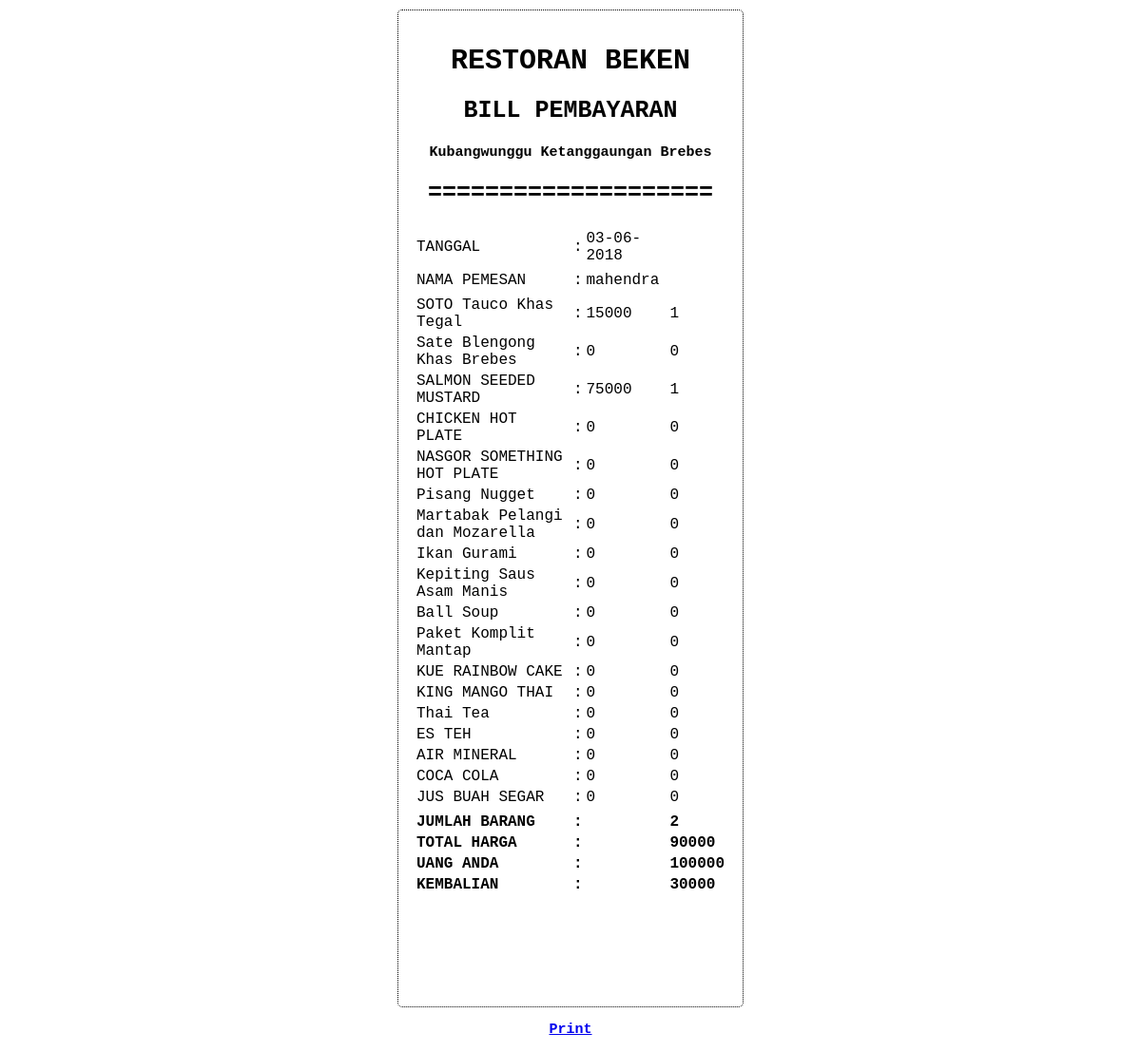
/struck.php?user=7, run on the app's committed database.
### tables this page shows
CREATE TABLE `pes` (
  `Id_Pesanan` int(11) NOT NULL,
  `Nama_Customer` varchar(100) NOT NULL,
  `Alamat` varchar(100) NOT NULL,
  `Tanggal` date NOT NULL,
  `order1` int(11) NOT NULL,
  `order2` int(11) NOT NULL,
  `order3` int(11) NOT NULL,
  `order4` int(11) NOT NULL,
  `order5` int(11) NOT NULL,
  `order6` int(11) NOT NULL,
  `order7` int(11) NOT NULL,
  `order8` int(11) NOT NULL,
  `order9` int(11) NOT NULL,
  `order10` int(11) NOT NULL,
  `order11` int(11) NOT NULL,
  `order12` int(11) NOT NULL,
  `order13` int(11) NOT NULL,
  `order14` int(11) NOT NULL,
  `order15` int(11) NOT NULL,
  `order16` int(11) NOT NULL,
  `order17` int(11) NOT NULL,
  `order18` int(11) NOT NULL,
  `Jumlah_Total` int(11) NOT NULL,
  `Jumlah_Barang` int(11) NOT NULL,
  `Diskon` int(11) NOT NULL,
  `Jumlah_Bayar` int(11) NOT NULL,
  `Uang_Anda` int(11) NOT NULL,
  `Kembalian` int(11) NOT NULL
);

### struck.php (the view, shortened to what this page needs)
<html>
<head>
	<link href ="struk.css" rel = "stylesheet" type="text/css" media = "all" />
</head>
<body>
	<div class="container">
		<h1> RESTORAN BEKEN </h1>
		<h2> BILL PEMBAYARAN </h2>
		<h3> Kubangwunggu Ketanggaungan Brebes</h3>
		<h2> ==================== </h2>
<?php
$tgl_skrg = date("d-m-Y");
$host = "localhost";
$username = "root";
$password = "";
$db_name = "restoranbeken";
$konek = new mysqli($host, $username, $password , $db_name);
if($konek->connect_error){
  die("Koneksi Gagal Karena : ". $konek->connect_error);
}else {
$user = $_GET['user'];
$sql = "select * from pes where Id_Pesanan = '$user' ";
$data = $konek->query($sql);
echo "<table border='0'>";
if ($data->num_rows > 0){
	while ($row = $data->fetch_assoc()) {
		echo "<h3><tr>";
		echo "<td>TANGGAL </td>";
		echo "<td> : </td>";
		echo "<td> $tgl_skrg </td>";
		echo "</tr>";
		echo "<td></td>";
		echo "<tr>";
		echo "<td> NAMA PEMESAN </td>";
		echo "<td> : </td>";
		echo "<td>".$row['Nama_Customer']."</td>";
		echo "</tr>";
		echo "<td></td>";
		echo "<tr>";
		echo "<td> SOTO Tauco Khas Tegal </td>";
		echo "<td> : </td>";
		echo "<td>".$row['order1']*15000;
		echo "</td>";
		echo "<td>".$row['order1']."</td>";
		echo "</tr>";
		echo "<tr>";
		echo "<td> Sate Blengong Khas Brebes </td>";
		echo "<td> : </td>";
		echo "<td>".$row['order2']*20000;
		echo "</td>";
		echo "<td>".$row['order2']."</td>";
		echo "</tr>";
		echo "<tr>";
		echo "<td> SALMON SEEDED MUSTARD</td>";
		echo "<td> : </td>";
		echo "<td>".$row['order3']*75000;
		echo "</td>";
		echo "<td>".$row['order3']."</td>";
		echo "</tr>";
		echo "<tr>";
		echo "<td> CHICKEN HOT PLATE </td>";
		echo "<td> : </td>";
		echo "<td>".$row['order4']*20000;
		echo "</td>";
		echo "<td>".$row['order4']."</td>";
		echo "</tr>";
		echo "<tr>";
		echo "<td> NASGOR SOMETHING HOT PLATE </td>";
		echo "<td> : </td>";
		echo "<td>".$row['order5']*20000;
		echo "</td>";
		echo "<td>".$row['order5']."</td>";
		echo "</tr>";
		echo "<tr>";
		echo "<td> Pisang Nugget </td>";
		echo "<td> : </td>";
		echo "<td>".$row['order6']*25000;
		echo "</td>";
		echo "<td>".$row['order6']."</td>";
		echo "</tr>";
		echo "<tr>";
		echo "<td> Martabak Pelangi dan Mozarella </td>";
		echo "<td> : </td>";
		echo "<td>".$row['order7']*50000;
		echo "</td>";
		echo "<td>".$row['order7']."</td>";
		echo "</tr>";
		echo "<tr>";
		echo "<td> Ikan Gurami </td>";
		echo "<td> : </td>";
		echo "<td>".$row['order8']*60000;
		echo "</td>";
		echo "<td>".$row['order8']."</td>";
		echo "</tr>";
		echo "<tr>";
		echo "<td> Kepiting Saus Asam Manis </td>";
		echo "<td> : </td>";
		echo "<td>".$row['order9']*75000;
		echo "</td>";
		echo "<td>".$row['order9']."</td>";
		echo "</tr>";
		echo "<tr>";
		echo "<td> Ball Soup </td>";
		echo "<td> : </td>";
		echo "<td>".$row['order10']*25000;
		echo "</td>";
		echo "<td>".$row['order10']."</td>";
		echo "</tr>";
		echo "<tr>";
		echo "<td> Paket Komplit Mantap</td>";
		echo "<td> : </td>";
		echo "<td>".$row['order11']*220000;
		echo "</td>";
		echo "<td>".$row['order11']."</td>";
		echo "</tr>";
		echo "<tr>";
		echo "<td> KUE RAINBOW CAKE</td>";
		echo "<td> : </td>";
		echo "<td>".$row['order12']*20000;
		echo "</td>";
		echo "<td>".$row['order12']."</td>";
		echo "</tr>";
		echo "<tr>";
		echo "<td> KING MANGO THAI </td>";
		echo "<td> : </td>";
		echo "<td>".$row['order13']*25000;
		echo "</td>";
		echo "<td>".$row['order13']."</td>";
		echo "</tr>";
		echo "<tr>";
		echo "<td> Thai Tea </td>";
		echo "<td> : </td>";
		echo "<td>".$row['order14']*20000;
		echo "</td>";
		echo "<td>".$row['order14']."</td>";
		echo "</tr>";
		echo "<tr>";
		echo "<td> ES TEH  </td>";
		echo "<td> : </td>";
		echo "<td>".$row['order15']*3000;
		echo "</td>";
		echo "<td>".$row['order15']."</td>";
		echo "</tr>";
		echo "<tr>";
		echo "<td> AIR MINERAL </td>";
		echo "<td> : </td>";
		echo "<td>".$row['order16']*5000;
		echo "</td>";
		echo "<td>".$row['order16']."</td>";
		echo "</tr>";
		echo "<tr>";
		echo "<td> COCA COLA </td>";
		echo "<td> : </td>";
		echo "<td>".$row['order17']*10000;
		echo "</td>";
		echo "<td>".$row['order17']."</td>";
		echo "</tr>";
		echo "<tr>";
		echo "<td> JUS BUAH SEGAR </td>";
		echo "<td> : </td>";
		echo "<td>".$row['order18']*20000;
		echo "</td>";
		echo "<td>".$row['order18']."</td>";
		echo "</tr>";
		echo "<td></td>";
		echo "<tr>";
		echo "<td><b> JUMLAH BARANG </td>";
		echo "<td><b> : </td>";
		echo "<td></td>";
		echo "<td><b>".$row['Jumlah_Barang'];
		echo "</td>";
		echo "</tr>";
		echo "<tr>";
		echo "<td><b> TOTAL HARGA </td>";
		echo "<td><b> : </td>";
		echo "<td></td>";
		echo "<td><b>".$row['Jumlah_Total'];
		echo "</td>";
		echo "</tr>";
		echo "<tr>";
		echo "<td><b> UANG ANDA </td>";
		echo "<td><b> : </td>";
		echo "<td></td>";
		echo "<td><b>".$row['Uang_Anda'];
		echo "</td>";
		echo "</tr>";
		echo "<tr>";
		echo "<td><b> KEMBALIAN </td>";
		echo "<td><b> : </td>";
		echo "<td></td>";
		echo "<td><b>".$row['Kembalian'];
		echo "</td>";
		echo "</tr>";
		echo "</table>";
	}
}else{
	echo"Tidak dapat di cetak";
}
}
?>
</div>
<h3><a href="#" onclick="window.print()"> Print </a> </h3>
</body>
</html>

### struk.css (style rules this page uses)
body { font-family: 'Courier New'; text-align: left; }
.container { width: 330px; height:1000px; background-color: #FFF; border-radius : 5px; margin : 0 auto; border: 1px dotted black; margin-top :10px; padding-top: 1em; padding-bottom: 2em; padding-left: 1em; padding-right: 1em; }
h1 { text-align: center; font-size: 30px; }
h2 { text-align: center; font-size: 25px; }
h3 { text-align: center; font-size: 15px; }

### data on the page
pes: Nama_Customer "mahendra", $row['order1']*15000 "15000", order1 "1", $row['order2']*20000 "0", order2 "0", $row['order3']*75000 "75000", order3 "1", $row['order4']*20000 "0", order4 "0", $row['order5']*20000 "0", order5 "0", $row['order6']*25000 "0", order6 "0", $row['order7']*50000 "0", order7 "0", $row['order8']*60000 "0", order8 "0", $row['order9']*75000 "0", order9 "0", $row['order10']*25000 "0", order10 "0", $row['order11']*220000 "0", order11 "0", $row['order12']*20000 "0", order12 "0", $row['order13']*25000 "0", order13 "0", $row['order14']*20000 "0", order14 "0", $row['order15']*3000 "0", order15 "0", $row['order16']*5000 "0", order16 "0", $row['order17']*10000 "0", order17 "0", $row['order18']*20000 "0", order18 "0", Jumlah_Barang "2", Jumlah_Total "90000", Uang_Anda "100000", Kembalian "30000"
